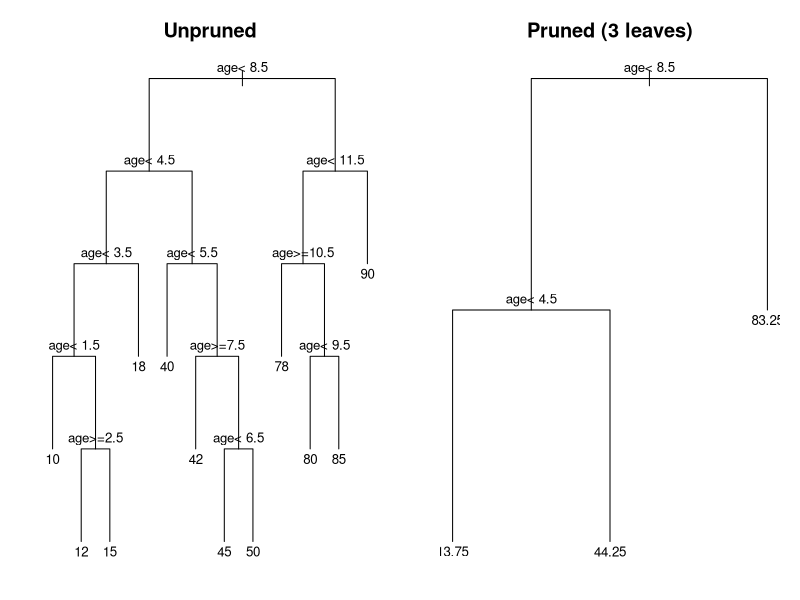
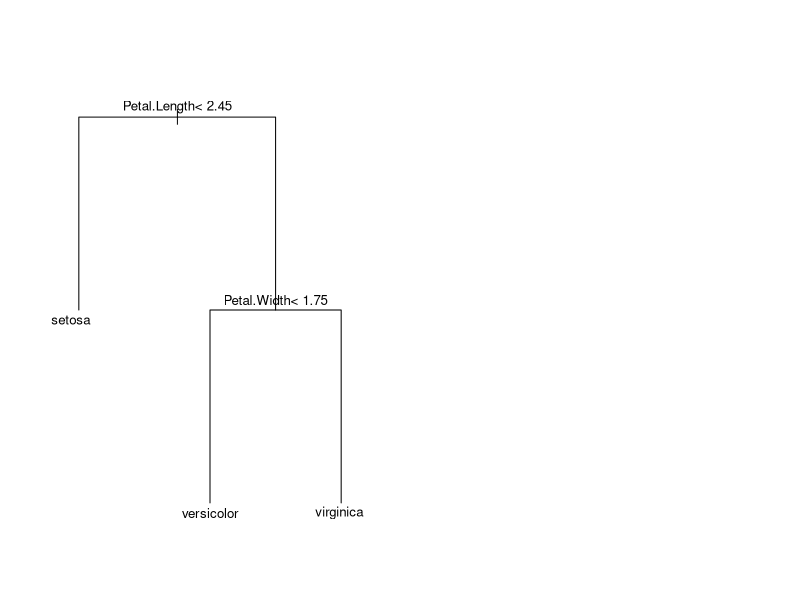

The R source for these figures, in order:
## ---- chunk 1
#| include: false
needed <- c("rpart")
to_install <- setdiff(needed, rownames(installed.packages()))
if (length(to_install) > 0) install.packages(to_install)
invisible(lapply(needed, library, character.only = TRUE))
set.seed(42)
## ---- chunk 2
# The toy data
age   <- 1:12
spent <- c(10, 15, 12, 18, 40, 45, 50, 42, 80, 85, 78, 90)

# Try every possible split and compute total RSS
try_split <- function(cutpoint) {
  left  <- spent[age <= cutpoint]
  right <- spent[age > cutpoint]
  rss_left  <- sum((left  - mean(left))^2)
  rss_right <- sum((right - mean(right))^2)
  rss_left + rss_right
}

# Candidate cutpoints: midpoints between consecutive ages
cuts <- 1:11 + 0.5
rss  <- sapply(cuts, try_split)
names(rss) <- cuts
round(rss, 1)

# Best first split
cat("Best split at age =", cuts[which.min(rss)],
    "with total RSS =", round(min(rss), 1), "\n")
## ---- chunk 3
#| fig-alt: "Two regression trees for the toy data: the left tree is unpruned (many leaves, low training RSS), the right tree is pruned to 3 leaves."
library(rpart)
df <- data.frame(age = 1:12,
                 spent = c(10, 15, 12, 18, 40, 45, 50, 42, 80, 85, 78, 90))

# Grow a big tree (no pruning constraints)
big_tree <- rpart(spent ~ age, data = df, control = rpart.control(minsplit = 2, cp = 0))

# Prune to 3 leaves using a complexity parameter
pruned <- prune(big_tree, cp = 0.05)

par(mfrow = c(1, 2), mar = c(2, 2, 3, 1))
plot(big_tree, uniform = TRUE, main = "Unpruned"); text(big_tree, cex = 0.8)
plot(pruned, uniform = TRUE, main = "Pruned (3 leaves)"); text(pruned, cex = 0.8)
## ---- chunk 4
library(rpart)
df <- data.frame(age = 1:12,
                 spent = c(10, 15, 12, 18, 40, 45, 50, 42, 80, 85, 78, 90))
fit <- rpart(spent ~ age, data = df, control = rpart.control(minsplit = 2, cp = 0.01))

# The first split rpart chose
cat("rpart's splits:\n")
print(fit)

# Compare: our hand-computed best split
cuts <- 1:11 + 0.5
rss <- sapply(cuts, function(s) {
  L <- df$spent[df$age <= s]; R <- df$spent[df$age > s]
  sum((L - mean(L))^2) + sum((R - mean(R))^2)
})
cat("\nHand search best split: age =", cuts[which.min(rss)], "\n")
cat("rpart first split agrees:", grepl(as.character(cuts[which.min(rss)]),
    paste(capture.output(print(fit)), collapse = " ")), "\n")
## ---- chunk 5
#| fig-alt: "A classification tree for the iris dataset, splitting on Petal.Length and Petal.Width to classify three species."
library(rpart)
fit_iris <- rpart(Species ~ ., data = iris, method = "class")
plot(fit_iris, uniform = TRUE, margin = 0.1); text(fit_iris, cex = 0.8)

preds <- predict(fit_iris, type = "class")
cat("Training accuracy:", mean(preds == iris$Species), "\n")
